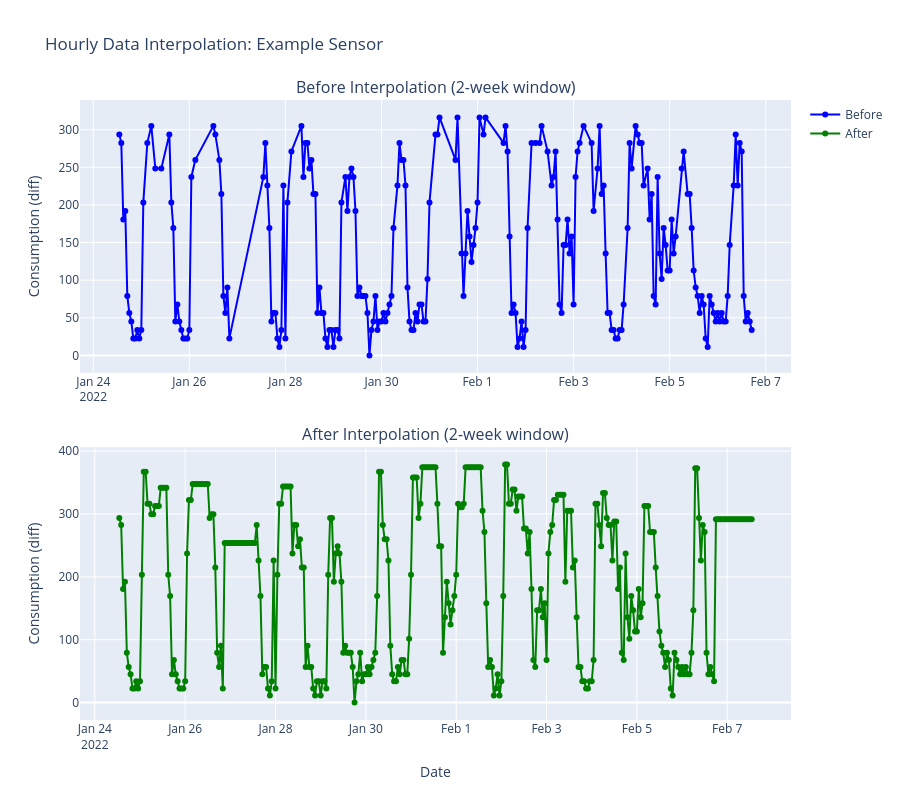

The notebook cell this image was saved under:
### Code cell
# Plot hourly data before and after
fig = make_subplots(
    rows=2, cols=1,
    subplot_titles=("Before Interpolation (2-week window)", "After Interpolation (2-week window)"),
    vertical_spacing=0.12
)

# Before interpolation
fig.add_trace(
    go.Scatter(x=df_h_before_window['datetime'], y=df_h_before_window['diff'], 
               mode='lines+markers', name='Before',
               line=dict(color='blue')),
    row=1, col=1
)

# After interpolation
fig.add_trace(
    go.Scatter(x=df_h_after_window['datetime'], y=df_h_after_window['diff'], 
               mode='lines+markers', name='After',
               line=dict(color='green')),
    row=2, col=1
)

fig.update_xaxes(title_text="Date", row=2, col=1)
fig.update_yaxes(title_text="Consumption (diff)", row=1, col=1)
fig.update_yaxes(title_text="Consumption (diff)", row=2, col=1)

fig.update_layout(
    title_text="Hourly Data Interpolation: Example Sensor",
    template="plotly",
    height=800,
    showlegend=True
)

fig.show()
fig.write_image(FIGURES_DIR / "interpolation_hourly_before_after.png", width=1200, height=800, scale=2)

### Figure 1 — Plotly figure (JSON) as saved in the notebook; plotly's stock layout.template omitted (floating-point values rounded to 4 significant figures; data arrays with more than 128 entries replaced by an {"elided": "..."} marker saying what was removed)
{"data": [{"line": {"color": "blue"}, "mode": "lines+markers", "name": "Before", "x": {"elided": "239 str values"}, "y": {"elided": "239 float values"}, "type": "scatter", "xaxis": "x", "yaxis": "y"}, {"line": {"color": "green"}, "mode": "lines+markers", "name": "After", "x": {"elided": "337 str values"}, "y": {"elided": "337 float values"}, "type": "scatter", "xaxis": "x2", "yaxis": "y2"}], "layout": {"xaxis": {"anchor": "y", "domain": [0.0, 1.0]}, "yaxis": {"anchor": "x", "domain": [0.56, 1.0], "title": {"text": "Consumption (diff)"}}, "xaxis2": {"anchor": "y2", "domain": [0.0, 1.0], "title": {"text": "Date"}}, "yaxis2": {"anchor": "x2", "domain": [0.0, 0.44], "title": {"text": "Consumption (diff)"}}, "annotations": [{"font": {"size": 16}, "showarrow": false, "text": "Before Interpolation (2-week window)", "x": 0.5, "xanchor": "center", "xref": "paper", "y": 1.0, "yanchor": "bottom", "yref": "paper"}, {"font": {"size": 16}, "showarrow": false, "text": "After Interpolation (2-week window)", "x": 0.5, "xanchor": "center", "xref": "paper", "y": 0.44, "yanchor": "bottom", "yref": "paper"}], "title": {"text": "Hourly Data Interpolation: Example Sensor"}, "height": 800, "showlegend": true}}
